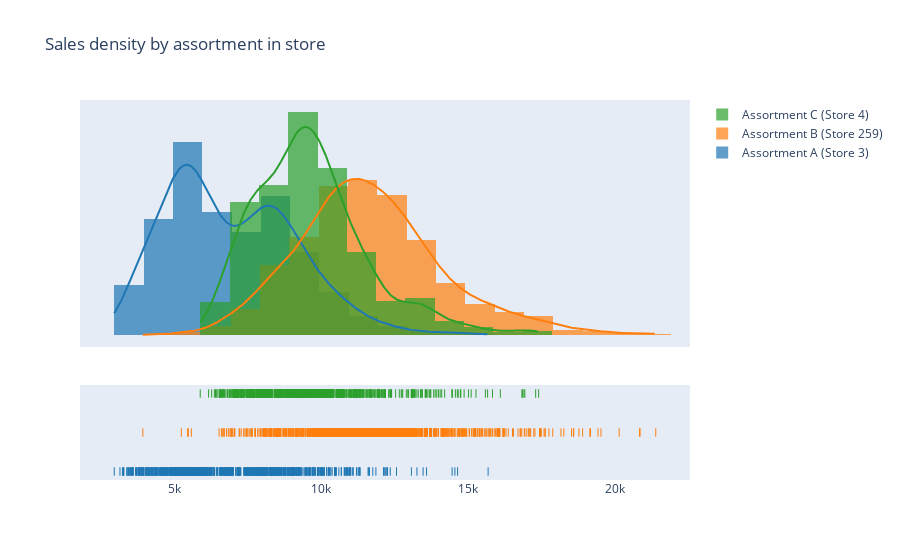

The cell this chart's notebook holds for it:
### Code cell
hist_data = [
    df.filter(F.col("Sales") != 0)
    .select(F.col("Sales").astype("int"))
    .toPandas()["Sales"]
    .to_list()
    for df in [store_3_joined, store_259_joined, store_4_joined]
]
group_labels = [
    "Assortment A (Store 3)",
    "Assortment B (Store 259)",
    "Assortment C (Store 4)",
]

fig = ff.create_distplot(hist_data, group_labels, bin_size=1000)
fig.update_layout(title=dict(text="Sales density by assortment in store"))
fig.update_yaxes(visible=False)
fig.show()

### Figure 1 — Plotly figure (JSON) as saved in the notebook; plotly's stock layout.template omitted (floating-point values rounded to 4 significant figures; data arrays with more than 128 entries replaced by an {"elided": "..."} marker saying what was removed)
{"data": [{"autobinx": false, "histnorm": "probability density", "legendgroup": "Assortment A (Store 3)", "marker": {"color": "rgb(31, 119, 180)"}, "name": "Assortment A (Store 3)", "opacity": 0.7, "type": "histogram", "x": {"elided": "779 int values"}, "xaxis": "x", "xbins": {"end": 15689, "size": 1000, "start": 2936}, "yaxis": "y"}, {"autobinx": false, "histnorm": "probability density", "legendgroup": "Assortment B (Store 259)", "marker": {"color": "rgb(255, 127, 14)"}, "name": "Assortment B (Store 259)", "opacity": 0.7, "type": "histogram", "x": {"elided": "931 int values"}, "xaxis": "x", "xbins": {"end": 21407, "size": 1000, "start": 3912}, "yaxis": "y"}, {"autobinx": false, "histnorm": "probability density", "legendgroup": "Assortment C (Store 4)", "marker": {"color": "rgb(44, 160, 44)"}, "name": "Assortment C (Store 4)", "opacity": 0.7, "type": "histogram", "x": {"elided": "784 int values"}, "xaxis": "x", "xbins": {"end": 17412, "size": 1000, "start": 5869}, "yaxis": "y"}, {"legendgroup": "Assortment A (Store 3)", "marker": {"color": "rgb(31, 119, 180)"}, "mode": "lines", "name": "Assortment A (Store 3)", "showlegend": false, "type": "scatter", "x": {"elided": "500 float values"}, "xaxis": "x", "y": {"elided": "500 float values"}, "yaxis": "y"}, {"legendgroup": "Assortment B (Store 259)", "marker": {"color": "rgb(255, 127, 14)"}, "mode": "lines", "name": "Assortment B (Store 259)", "showlegend": false, "type": "scatter", "x": {"elided": "500 float values"}, "xaxis": "x", "y": {"elided": "500 float values"}, "yaxis": "y"}, {"legendgroup": "Assortment C (Store 4)", "marker": {"color": "rgb(44, 160, 44)"}, "mode": "lines", "name": "Assortment C (Store 4)", "showlegend": false, "type": "scatter", "x": {"elided": "500 float values"}, "xaxis": "x", "y": {"elided": "500 float values"}, "yaxis": "y"}, {"legendgroup": "Assortment A (Store 3)", "marker": {"color": "rgb(31, 119, 180)", "symbol": "line-ns-open"}, "mode": "markers", "name": "Assortment A (Store 3)", "showlegend": false, "type": "scatter", "x": {"elided": "779 int values"}, "xaxis": "x", "y": {"elided": "779 str values"}, "yaxis": "y2"}, {"legendgroup": "Assortment B (Store 259)", "marker": {"color": "rgb(255, 127, 14)", "symbol": "line-ns-open"}, "mode": "markers", "name": "Assortment B (Store 259)", "showlegend": false, "type": "scatter", "x": {"elided": "931 int values"}, "xaxis": "x", "y": {"elided": "931 str values"}, "yaxis": "y2"}, {"legendgroup": "Assortment C (Store 4)", "marker": {"color": "rgb(44, 160, 44)", "symbol": "line-ns-open"}, "mode": "markers", "name": "Assortment C (Store 4)", "showlegend": false, "type": "scatter", "x": {"elided": "784 int values"}, "xaxis": "x", "y": {"elided": "784 str values"}, "yaxis": "y2"}], "layout": {"barmode": "overlay", "hovermode": "closest", "legend": {"traceorder": "reversed"}, "title": {"text": "Sales density by assortment in store"}, "xaxis": {"anchor": "y2", "domain": [0, 1], "zeroline": false}, "yaxis": {"anchor": "free", "domain": [0.35, 1], "position": 0, "visible": false}, "yaxis2": {"anchor": "x", "domain": [0, 0.25], "dtick": 1, "showticklabels": false, "visible": false}}}
